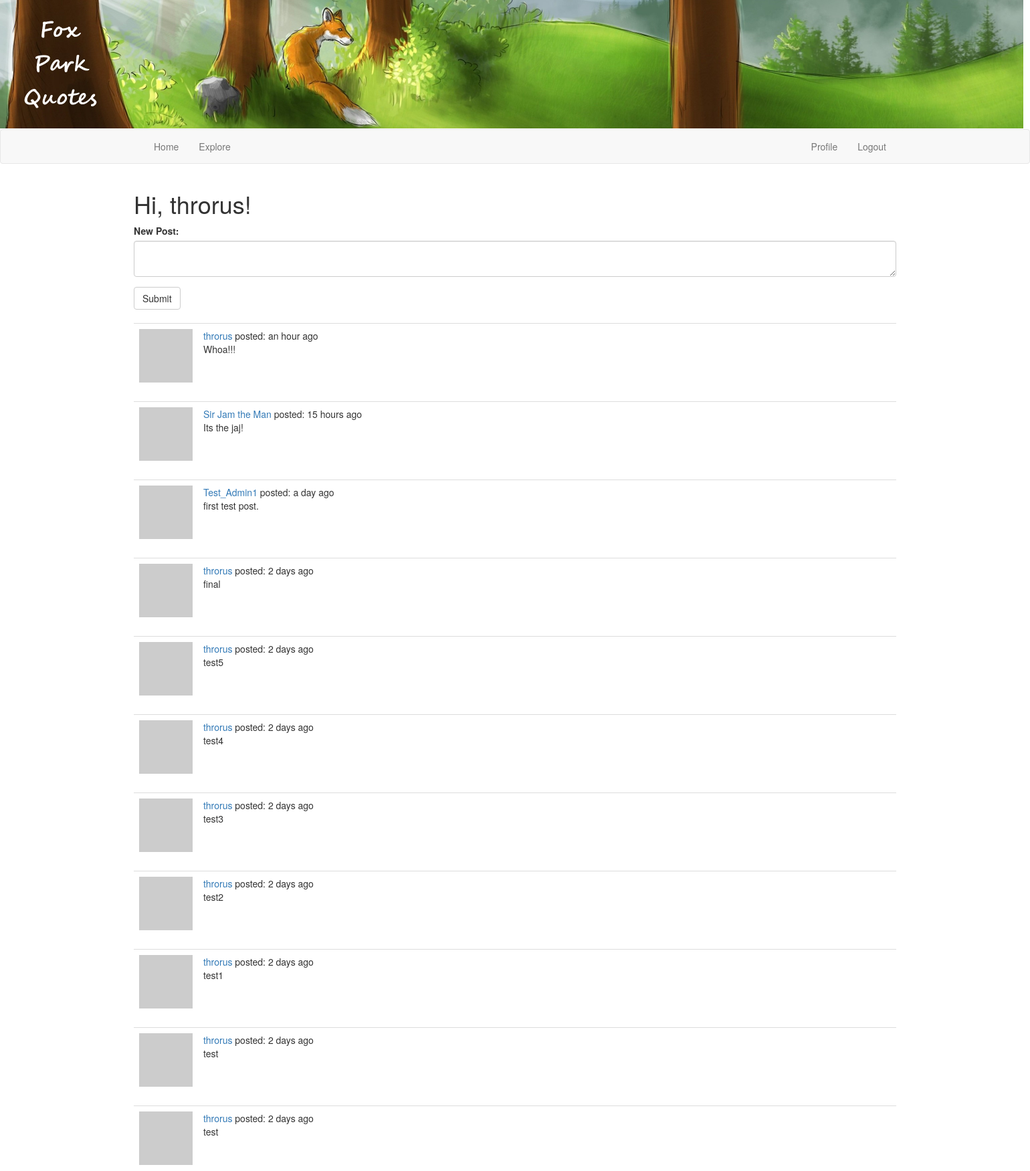
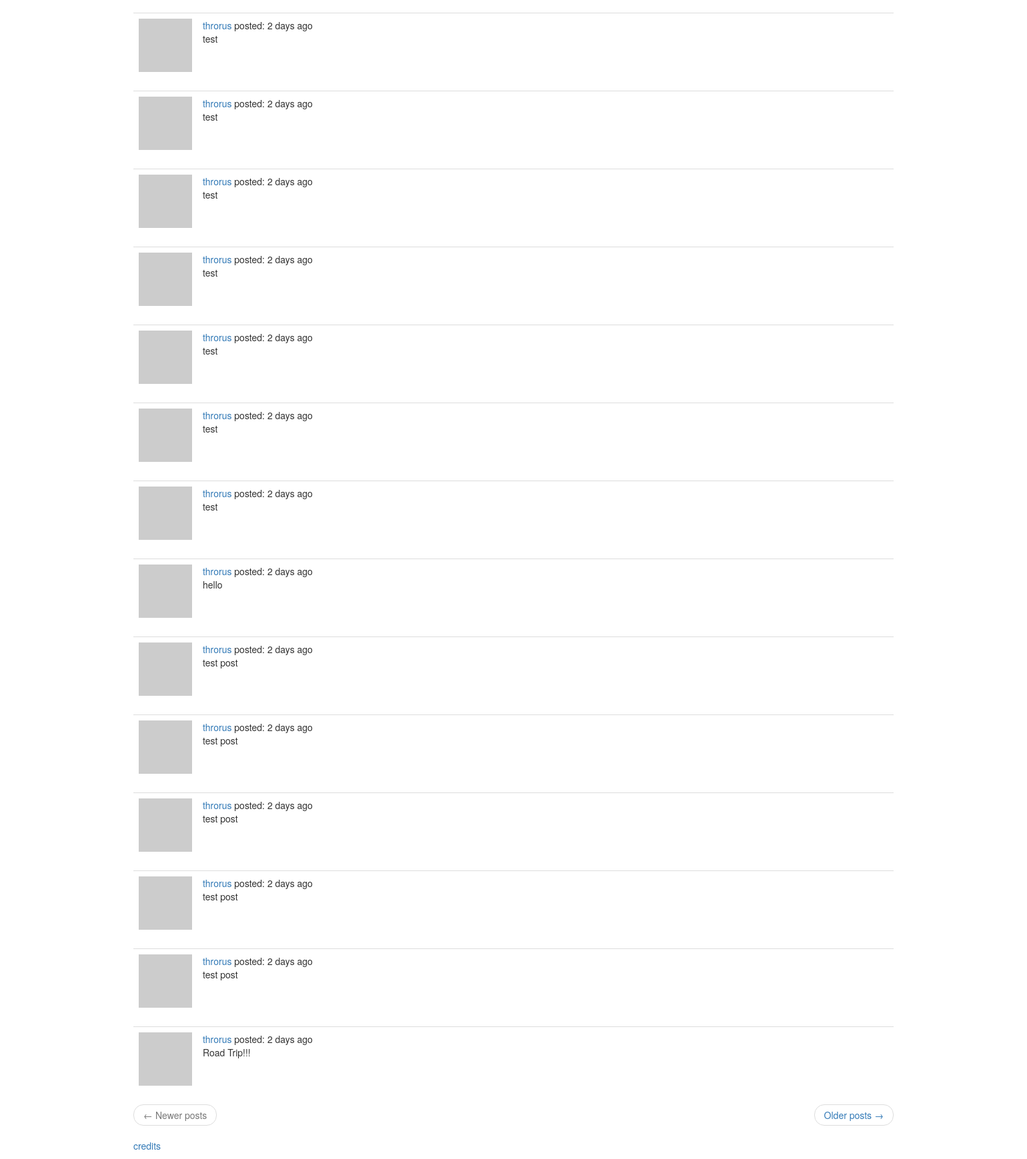
The app's page /index (signed in) with its own data (2 pictures, top to bottom).
### app/models.py (models this page shows, shortened)
class User(UserMixin, db.Model):
    id = db.Column(db.Integer, primary_key=True)
    username = db.Column(db.String(64), index=True, unique=True)
    email = db.Column(db.String(120), index=True, unique=True)
    password_hash = db.Column(db.String(128))
    posts = db.relationship('Post', backref='author', lazy='dynamic')
    about_me = db.Column(db.String(140))
    last_seen = db.Column(db.DateTime, default=datetime.utcnow)
    followed = db.relationship(
        'User', secondary=followers,
        primaryjoin=(followers.c.follower_id == id),
        secondaryjoin=(followers.c.followed_id == id),
        backref=db.backref('followers', lazy='dynamic'), lazy='dynamic')
    def avatar(self, size):
        digest = md5(self.email.lower().encode('utf-8')).hexdigest()
        return 'https://www.gravatar.com/avatar/{}?d=identicon&s={}'.format(digest, size)
    def followed_posts(self):
        followed = Post.query.join(
            followers, (followers.c.followed_id == Post.user_id)).filter(
                followers.c.follower_id == self.id)
        own = Post.query.filter_by(user_id=self.id)
        return followed.union(own).order_by(Post.timestamp.desc())

class Post(db.Model):
    id = db.Column(db.Integer, primary_key=True)
    body = db.Column(db.String(140))
    timestamp = db.Column(db.DateTime, index=True, default=datetime.utcnow)
    user_id = db.Column(db.Integer, db.ForeignKey('user.id'))

### app/routes.py (the view)
@app.route('/', methods=['GET', 'POST'])
@app.route('/index', methods=['GET', 'POST'])
@login_required
def index():
    form = PostForm()
    if form.validate_on_submit():
        post = Post(body=form.post.data, author=current_user)
        db.session.add(post)
        db.session.commit()
        flash('Your post is live.')
        return redirect(url_for('index'))
    page = request.args.get('page', 1, type=int)
    posts = current_user.followed_posts().paginate(
        page, app.config['POSTS_PER_PAGE'], False)
    next_url = url_for('index', page=posts.next_num) \
        if posts.has_next else None
    prev_url = url_for('index', page=posts.prev_num) \
        if posts.has_prev else None
    return render_template('index.html', title='Home', form=form,
                           posts=posts.items, next_url=next_url,
                           prev_url=prev_url)

### app/forms.py
class PostForm(FlaskForm):
    post = TextAreaField('New Post: ', validators=[DataRequired()])
    submit = SubmitField('Submit')

### app/models.py (called while the page is built)
@login.user_loader
def load_user(id):
    return User.query.get(int(id))

### app/routes.py (called while the page is built)
@app.before_request
def before_request():
    if current_user.is_authenticated:
        current_user.last_seen = datetime.utcnow()
        db.session.commit()

### app/templates/index.html
{% extends "base.html" %}
{% import 'bootstrap/wtf.html' as wtf %}
{% block app_content %}
    <h1>Hi, {{ current_user.username }}!</h1>
    {% if form %}
    {{ wtf.quick_form(form) }}
    <br>
    {% endif %}
    {% for post in posts %}
        {% include '_post.html' %}
    {% endfor %}
    <nav aria-label="...">
        <ul class="pager">
            <li class="previous{% if not prev_url %} disabled{% endif %}">
                <a href="{{ prev_url or '#' }}">
                    <span aria-hidden="true">&larr;</span> Newer posts
                </a>
            </li>
            <li class="next{% if not next_url %} disabled{% endif %}">
                <a href="{{ next_url or '#' }}">
                    Older posts <span aria-hidden="true">&rarr;</span>
                </a>
            </li>
        </ul>
    </nav>
{% endblock %}

### app/templates/base.html (shortened to what this page needs)
{% extends 'bootstrap/base.html' %}
{% block navbar %}
<img width="1530px" height="193px" src="{{ url_for('static', filename='fox_park_rotated1.png') }}" style="position:relative;top:-1px">
    <nav class="navbar navbar-default">
        <div class="container">
            <div class="collapse navbar-collapse" id="bs-example-navbar-collapse-1">
                <ul class="nav navbar-nav">
                    <li><a href="{{ url_for('index') }}">Home</a></li>
                    <li><a href="{{ url_for('explore') }}">Explore</a></li>
                </ul>
                <ul class="nav navbar-nav navbar-right">
                    {% if current_user.is_anonymous %}
                    <li><a href="{{ url_for('login') }}">Login</a></li>
                    {% else %}
                    <li><a href="{{ url_for('user', username=current_user.username) }}">Profile</a></li>
                    <li><a href="{{ url_for('logout') }}">Logout</a></li>
                    {% endif %}
                </ul>
            </div>
        </div>
    </nav>
{% endblock %}
{% block content %}
    <div class="container">
        {% block app_content %}{% endblock %}
        <p><a href="{{ url_for('credits')}}">credits</a></p>
    </div>
{% endblock %}

### app/templates/_post.html
<table class="table table-hover">
    <tr>
        <td width="70px">
            <a href="{{ url_for('user', username=post.author.username) }}">
                <img src="{{ post.author.avatar(70) }}" />
            </a>
        </td>
        <td>
            <a href="{{ url_for('user', username=post.author.username) }}">
                {{ post.author.username }}
              </a>
              posted: {{ moment(post.timestamp).fromNow() }}
              <br>
              {{ post.body }}
        </td>
    </tr>
</table>

### records on screen
User: username "throrus"
Post: author.username "throrus", timestamp "an hour ago", body "Whoa!!!"
Post: author.username "Sir Jam the Man", timestamp "15 hours ago", body "Its the jaj!"
Post: author.username "Test_Admin1", timestamp "a day ago", body "first test post."
Post: author.username "throrus", timestamp "2 days ago", body "final"
Post: author.username "throrus", timestamp "2 days ago", body "test5"
Post: author.username "throrus", timestamp "2 days ago", body "test4"
Post: author.username "throrus", timestamp "2 days ago", body "test3"
Post: author.username "throrus", timestamp "2 days ago", body "test2"
Post: author.username "throrus", timestamp "2 days ago", body "test1"
Post: author.username "throrus", timestamp "2 days ago", body "test"
Post: author.username "throrus", timestamp "2 days ago", body "test"
Post: author.username "throrus", timestamp "2 days ago", body "test"
Post: author.username "throrus", timestamp "2 days ago", body "test"
Post: author.username "throrus", timestamp "2 days ago", body "test"
Post: author.username "throrus", timestamp "2 days ago", body "test"
Post: author.username "throrus", timestamp "2 days ago", body "test"
Post: author.username "throrus", timestamp "2 days ago", body "test"
Post: author.username "throrus", timestamp "2 days ago", body "test"
Post: author.username "throrus", timestamp "2 days ago", body "hello"
Post: author.username "throrus", timestamp "2 days ago", body "test post"
Post: author.username "throrus", timestamp "2 days ago", body "test post"
Post: author.username "throrus", timestamp "2 days ago", body "test post"
Post: author.username "throrus", timestamp "2 days ago", body "test post"
Post: author.username "throrus", timestamp "2 days ago", body "test post"
Post: author.username "throrus", timestamp "2 days ago", body "Road Trip!!!"
